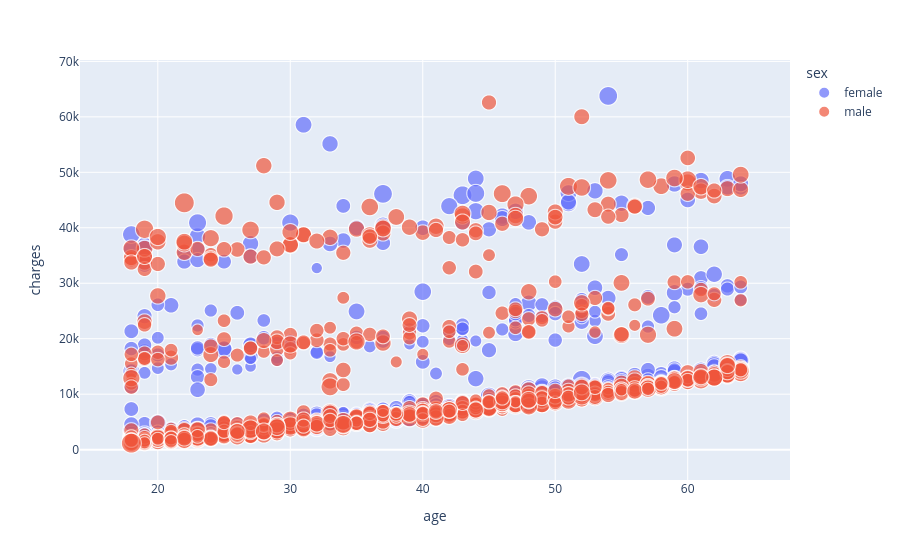

Source (notebook cell):
### Code cell
px.scatter(df, x='age', y='charges', color='sex', size='bmi', hover_data=['smoker'])

### Figure 1 — Plotly figure (JSON) as saved in the notebook; plotly's stock layout.template omitted (floating-point values rounded to 4 significant figures; data arrays with more than 128 entries replaced by an {"elided": "..."} marker saying what was removed)
{"data": [{"customdata": {"elided": "662x1 str values"}, "hovertemplate": "sex=female<br>age=%{x}<br>charges=%{y}<br>bmi=%{marker.size}<br>smoker=%{customdata[0]}<extra></extra>", "legendgroup": "female", "marker": {"color": "#636efa", "size": {"elided": "662 float values"}, "sizemode": "area", "sizeref": 0.1328, "symbol": "circle"}, "mode": "markers", "name": "female", "showlegend": true, "type": "scattergl", "x": {"elided": "662 int values"}, "xaxis": "x", "y": {"elided": "662 float values"}, "yaxis": "y"}, {"customdata": {"elided": "676x1 str values"}, "hovertemplate": "sex=male<br>age=%{x}<br>charges=%{y}<br>bmi=%{marker.size}<br>smoker=%{customdata[0]}<extra></extra>", "legendgroup": "male", "marker": {"color": "#EF553B", "size": {"elided": "676 float values"}, "sizemode": "area", "sizeref": 0.1328, "symbol": "circle"}, "mode": "markers", "name": "male", "showlegend": true, "type": "scattergl", "x": {"elided": "676 int values"}, "xaxis": "x", "y": {"elided": "676 float values"}, "yaxis": "y"}], "layout": {"legend": {"itemsizing": "constant", "title": {"text": "sex"}, "tracegroupgap": 0}, "margin": {"t": 60}, "xaxis": {"anchor": "y", "domain": [0, 1], "title": {"text": "age"}}, "yaxis": {"anchor": "x", "domain": [0, 1], "title": {"text": "charges"}}}}
